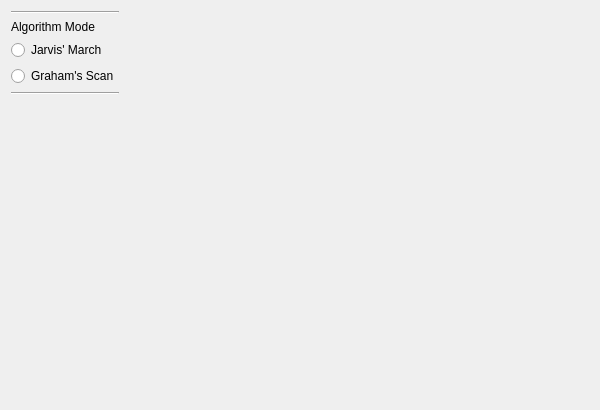
<?xml version="1.0" encoding="UTF-8"?>
<ui version="4.0">
 <class>MainWindowClass</class>
 <widget class="QMainWindow" name="MainWindowClass">
  <property name="geometry">
   <rect>
    <x>0</x>
    <y>0</y>
    <width>600</width>
    <height>410</height>
   </rect>
  </property>
  <property name="sizePolicy">
   <sizepolicy hsizetype="Expanding" vsizetype="Expanding">
    <horstretch>0</horstretch>
    <verstretch>0</verstretch>
   </sizepolicy>
  </property>
  <property name="windowTitle">
   <string>Convex Hull in 2d</string>
  </property>
  <property name="locale">
   <locale language="German" country="Germany"/>
  </property>
  <widget class="QWidget" name="centralWidget">
   <layout class="QHBoxLayout" name="horizontalLayout_2">
    <item>
     <layout class="QVBoxLayout" name="verticalLayout">
      <item>
       <widget class="Line" name="line_2">
        <property name="lineWidth">
         <number>1</number>
        </property>
        <property name="orientation">
         <enum>Qt::Horizontal</enum>
        </property>
       </widget>
      </item>
      <item>
       <widget class="QLabel" name="label">
        <property name="text">
         <string>Algorithm Mode</string>
        </property>
       </widget>
      </item>
      <item>
       <widget class="QRadioButton" name="radioButton_1">
        <property name="toolTip">
         <string>&lt;html&gt;&lt;head/&gt;&lt;body&gt;&lt;p&gt;&lt;span style=&quot; font-weight:600;&quot;&gt;R.A. Jarvis (1973):&lt;/span&gt; On the identification of the convex hull of a finite set of points in the plane. Information Processing Letters 2: 18–21. &lt;/p&gt;&lt;/body&gt;&lt;/html&gt;</string>
        </property>
        <property name="text">
         <string>Jarvis' March</string>
        </property>
       </widget>
      </item>
      <item>
       <widget class="QRadioButton" name="radioButton_2">
        <property name="toolTip">
         <string>&lt;html&gt;&lt;head/&gt;&lt;body&gt;&lt;p&gt;&lt;span style=&quot; font-weight:600;&quot;&gt;R. Graham (1972):&lt;/span&gt; An Efficient Algorithm for Determining the Convex Hull of a Finite Planar Set, Info. Proc. Letters 1, 132-133.&lt;/p&gt;&lt;/body&gt;&lt;/html&gt;</string>
        </property>
        <property name="text">
         <string>Graham's Scan</string>
        </property>
       </widget>
      </item>
      <item>
       <widget class="Line" name="line_3">
        <property name="lineWidth">
         <number>1</number>
        </property>
        <property name="orientation">
         <enum>Qt::Horizontal</enum>
        </property>
       </widget>
      </item>
      <item>
       <spacer name="verticalSpacer">
        <property name="orientation">
         <enum>Qt::Vertical</enum>
        </property>
        <property name="sizeHint" stdset="0">
         <size>
          <width>20</width>
          <height>40</height>
         </size>
        </property>
       </spacer>
      </item>
     </layout>
    </item>
    <item>
     <widget class="GLWidget" name="glwidget" native="true">
      <property name="sizePolicy">
       <sizepolicy hsizetype="Expanding" vsizetype="Expanding">
        <horstretch>0</horstretch>
        <verstretch>0</verstretch>
       </sizepolicy>
      </property>
      <property name="minimumSize">
       <size>
        <width>0</width>
        <height>0</height>
       </size>
      </property>
      <layout class="QHBoxLayout" name="horizontalLayout"/>
     </widget>
    </item>
   </layout>
  </widget>
 </widget>
 <layoutdefault spacing="6" margin="11"/>
 <customwidgets>
  <customwidget>
   <class>GLWidget</class>
   <extends>QWidget</extends>
   <header>glwidget.h</header>
   <container>1</container>
  </customwidget>
 </customwidgets>
 <resources/>
 <connections/>
</ui>
